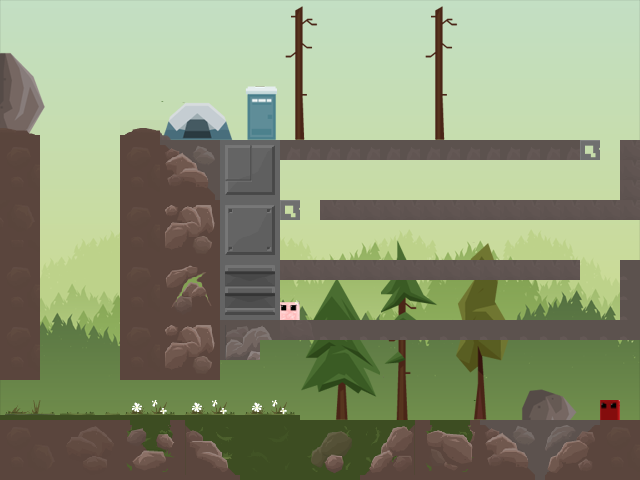

Below is a game level as drawn by its tile map, then a one-line description and the .tmx that defines it (tile-layer data replaced by summaries):
An orthogonal 32x24 tile map with 20x20 px tiles, 3 tile layers (background, foreground, stationary), 5 tilesets and 16 objects.

<map version="1.0" orientation="orthogonal" renderorder="right-down" width="32" height="24" tilewidth="20" tileheight="20" nextobjectid="169">
 <tileset firstgid="1" name="myimages" tilewidth="20" tileheight="20">
  <image source="myimages.png" width="320" height="20" />
 </tileset>
 <tileset firstgid="17" name="foresttiles01" tilewidth="20" tileheight="20">
  <image source="foresttiles01.png" width="600" height="600" />
 </tileset>
 <tileset firstgid="917" name="forestbg" tilewidth="20" tileheight="20">
  <image source="forestbg.png" width="640" height="480" />
 </tileset>
 <tileset firstgid="1685" name="forestbgflipped" tilewidth="20" tileheight="20">
  <image source="forestbgflipped.png" width="640" height="480" />
 </tileset>
 <tileset firstgid="2453" name="forestset1" tilewidth="20" tileheight="20">
  <image source="forestset1.png" width="520" height="520" />
 </tileset>
 <layer name="background" width="32" height="24">
  <properties>
   <property name="collidable" value="false" />
  </properties>
  <data>[768 cells, 768 non-empty, 768 distinct tile ids]</data>
 </layer>
 <layer name="foreground" width="32" height="24">
  <data>[768 cells, 172 non-empty, 152 distinct tile ids]</data>
 </layer>
 <layer name="stationary" width="32" height="24">
  <properties>
   <property name="collidable" value="true" />
  </properties>
  <data>[768 cells, 291 non-empty, 151 distinct tile ids]</data>
 </layer>
 <objectgroup name="rectangle">
  <object id="74" x="220" y="340" width="40" height="20" />
  <object id="78" x="620" y="140" width="20" height="80" />
  <object id="79" x="320" y="200" width="300" height="20" />
  <object id="80" x="620" y="260" width="20" height="80" />
  <object id="82" x="280" y="260" width="300" height="20" />
  <object id="151" x="280" y="320" width="340" height="20" />
  <object id="162" x="0" y="135" width="40" height="245" />
  <object id="165" x="0" y="420" width="640" height="60" />
  <object id="166" x="120" y="140" width="460" height="20" />
  <object id="167" x="120" y="160" width="160" height="180" />
  <object id="168" x="120" y="340" width="100" height="40" />
 </objectgroup>
 <objectgroup name="saws">
  <object id="154" x="360" y="310" width="20" height="20">
   <ellipse />
  </object>
  <object id="155" x="554" y="249" width="40" height="40">
   <ellipse />
  </object>
  <object id="156" x="502" y="191" width="20" height="20">
   <ellipse />
  </object>
  <object id="157" x="360" y="190" width="20" height="20">
   <ellipse />
  </object>
  <object id="158" x="499" y="312" width="20" height="20">
   <ellipse />
  </object>
 </objectgroup>
</map>